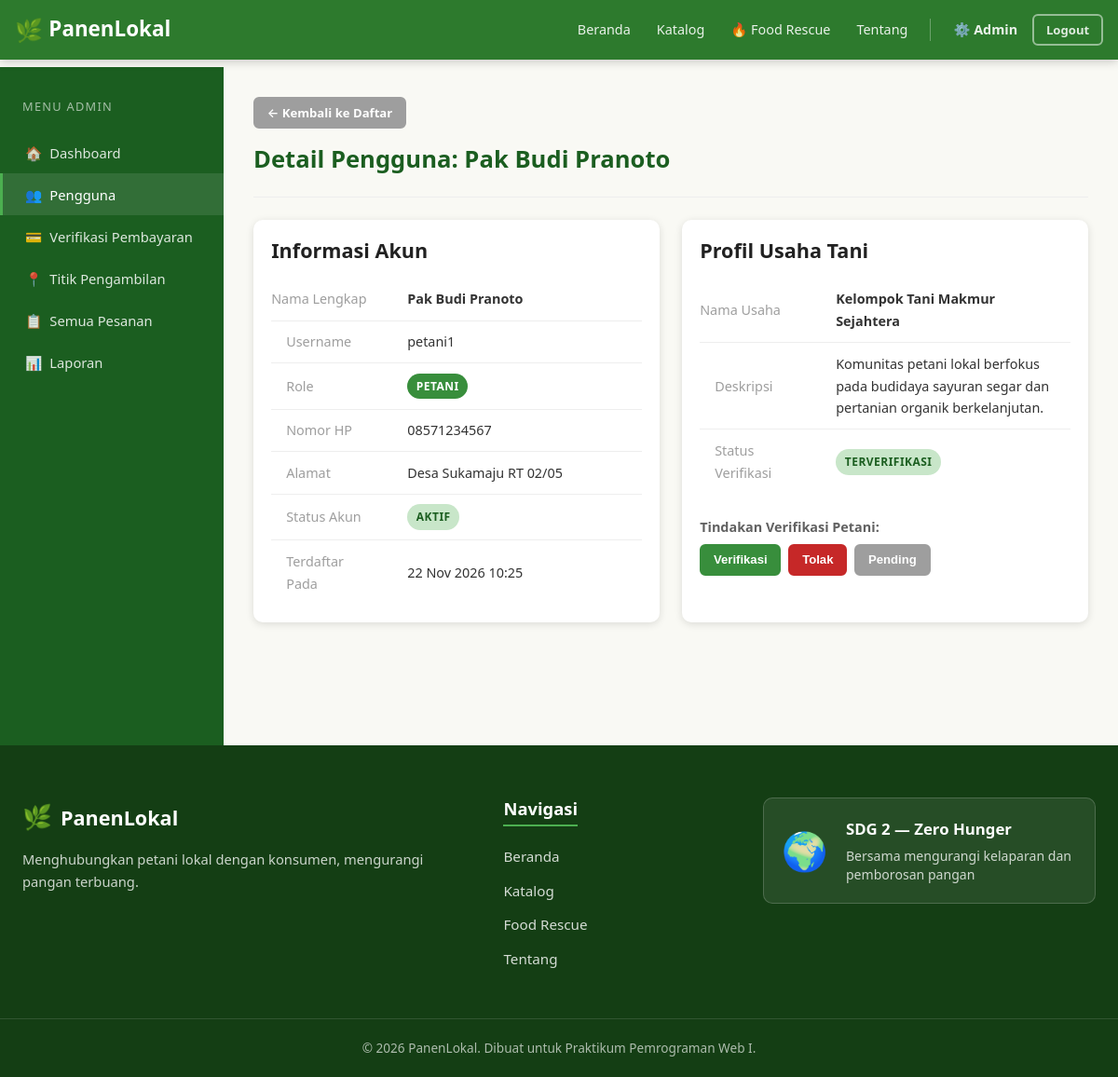
The page /admin/detail_pengguna.php?id=2 (signed in) on the database its author committed.
### tables this page shows
CREATE TABLE IF NOT EXISTS farmer_profiles (
    id BIGINT UNSIGNED AUTO_INCREMENT PRIMARY KEY,
    user_id BIGINT UNSIGNED NOT NULL UNIQUE,
    nama_usaha VARCHAR(120) NOT NULL,
    deskripsi TEXT NULL,
    status_verifikasi ENUM('menunggu','terverifikasi','ditolak') NOT NULL DEFAULT 'menunggu',
    created_at TIMESTAMP NOT NULL DEFAULT CURRENT_TIMESTAMP,
    CONSTRAINT fk_fp_user FOREIGN KEY (user_id) REFERENCES users(id) ON UPDATE CASCADE ON DELETE RESTRICT
);

CREATE TABLE IF NOT EXISTS users (
    id BIGINT UNSIGNED AUTO_INCREMENT PRIMARY KEY,
    nama_lengkap VARCHAR(100) NOT NULL,
    username VARCHAR(50) NOT NULL UNIQUE,
    password_hash VARCHAR(255) NOT NULL,
    role ENUM('admin','petani','pembeli') NOT NULL DEFAULT 'pembeli',
    no_hp VARCHAR(20) NULL,
    alamat TEXT NULL,
    status_akun ENUM('aktif','nonaktif') NOT NULL DEFAULT 'aktif',
    created_at TIMESTAMP NOT NULL DEFAULT CURRENT_TIMESTAMP,
    updated_at TIMESTAMP NOT NULL DEFAULT CURRENT_TIMESTAMP ON UPDATE CURRENT_TIMESTAMP
);

### includes/functions.php (called while the page is built, shortened)
<?php
function sanitize($str) {
    return htmlspecialchars((string)$str, ENT_QUOTES, 'UTF-8');
}
function format_tanggal($tanggal, $format = 'd M Y') {
    return date($format, strtotime($tanggal));
}
?>

### admin/detail_pengguna.php (the view, shortened to what this page needs)
<?php
require_once __DIR__ . '/../config/koneksi.php';
require_once __DIR__ . '/../includes/functions.php';
$id = (int)($_GET['id'] ?? 0);
$stmt = $conn->prepare("
    SELECT u.*, fp.nama_usaha, fp.deskripsi AS deskripsi_usaha, fp.status_verifikasi
    FROM users u
    LEFT JOIN farmer_profiles fp ON fp.user_id = u.id
    WHERE u.id = ?
");
$stmt->bind_param('i', $id);
$stmt->execute();
$user_data = $stmt->get_result()->fetch_assoc();
require_once __DIR__ . '/../includes/header.php';
require_once __DIR__ . '/../includes/navbar.php';
?>
<div class="dashboard-layout">
    <aside class="sidebar">
        <div class="sidebar-title">Menu Admin</div>
        <ul class="sidebar-menu">
            <li><a href="<?= BASE_URL ?>/admin/index.php"><span class="menu-icon">🏠</span>Dashboard</a></li>
            <li><a href="<?= BASE_URL ?>/admin/pengguna.php" class="active"><span class="menu-icon">👥</span>Pengguna</a></li>
            <li><a href="<?= BASE_URL ?>/admin/verifikasi_pembayaran.php"><span class="menu-icon">💳</span>Verifikasi Pembayaran</a></li>
            <li><a href="<?= BASE_URL ?>/admin/titik_pengambilan.php"><span class="menu-icon">📍</span>Titik Pengambilan</a></li>
            <li><a href="<?= BASE_URL ?>/admin/pesanan.php"><span class="menu-icon">📋</span>Semua Pesanan</a></li>
            <li><a href="<?= BASE_URL ?>/admin/laporan.php"><span class="menu-icon">📊</span>Laporan</a></li>
        </ul>
    </aside>
    <main class="dashboard-main">
        <div class="dashboard-header">
            <a href="<?= BASE_URL ?>/admin/pengguna.php" class="btn btn-secondary btn-sm mb-2">← Kembali ke Daftar</a>
            <h1>Detail Pengguna: <?= sanitize($user_data['nama_lengkap']) ?></h1>
        </div>
        <div class="grid grid-2">
            <div class="card card-body">
                <h3>Informasi Akun</h3>
                <table style="font-size:.9rem;" class="mt-2">
                    <tr><td class="text-muted" style="width:130px; padding:.3rem 0;">Nama Lengkap</td><td><strong><?= sanitize($user_data['nama_lengkap']) ?></strong></td></tr>
                    <tr><td class="text-muted">Username</td><td><?= sanitize($user_data['username']) ?></td></tr>
                    <tr><td class="text-muted">Role</td><td><span class="badge <?= $user_data['role']==='petani'?'badge-primary':'badge-info' ?>"><?= ucfirst($user_data['role']) ?></span></td></tr>
                    <tr><td class="text-muted">Nomor HP</td><td><?= sanitize($user_data['no_hp'] ?: '-') ?></td></tr>
                    <tr><td class="text-muted">Alamat</td><td><?= sanitize($user_data['alamat'] ?: '-') ?></td></tr>
                    <tr><td class="text-muted">Status Akun</td><td><span class="badge <?= $user_data['status_akun']==='aktif'?'badge-success':'badge-danger' ?>"><?= ucfirst($user_data['status_akun']) ?></span></td></tr>
                    <tr><td class="text-muted">Terdaftar Pada</td><td><?= format_tanggal($user_data['created_at'], 'd M Y H:i') ?></td></tr>
                </table>
            </div>
            <?php if ($user_data['role'] === 'petani'): ?>
            <div class="card card-body">
                <h3>Profil Usaha Tani</h3>
                <table style="font-size:.9rem;" class="mt-2">
                    <tr><td class="text-muted" style="width:130px; padding:.3rem 0;">Nama Usaha</td><td><strong><?= sanitize($user_data['nama_usaha'] ?: '-') ?></strong></td></tr>
                    <tr><td class="text-muted">Deskripsi</td><td><?= nl2br(sanitize($user_data['deskripsi_usaha'] ?: '-')) ?></td></tr>
                    <tr><td class="text-muted">Status Verifikasi</td><td>
                        <span class="badge <?= $user_data['status_verifikasi']==='terverifikasi'?'badge-success':($user_data['status_verifikasi']==='ditolak'?'badge-danger':'badge-warning') ?>">
                            <?= ucfirst($user_data['status_verifikasi'] ?? 'menunggu') ?>
                        </span>
                    </td></tr>
                </table>
                <form method="POST" class="mt-3">
                    <label class="form-label">Tindakan Verifikasi Petani:</label>
                    <div class="d-flex gap-1">
                        <button type="submit" name="verifikasi_petani" value="terverifikasi" class="btn btn-sm btn-success">Verifikasi</button>
                        <button type="submit" name="verifikasi_petani" value="ditolak" class="btn btn-sm btn-danger">Tolak</button>
                        <button type="submit" name="verifikasi_petani" value="menunggu" class="btn btn-sm btn-secondary">Pending</button>
                    </div>
                </form>
            </div>
            <?php endif; ?>
        </div>
    </main>
</div>
<?php require_once __DIR__ . '/../includes/footer.php'; ?>

### assets/css/style.css (style rules this page uses)
*, *::before, *::after { box-sizing: border-box; margin: 0; padding: 0; }
:root { --green-dark: #1b5e20; --green-main: #2d7a2d; --green-mid: #388e3c; --green-light: #4caf50; --green-pale: #c8e6c9; --green-bg: #f1f8f1; --orange: #f57c00; --orange-light: #ffe0b2; --red: #c62828; --red-light: #ffebee; --blue: #1565c0; --blue-light: #e3f2fd; --yellow: #f9a825; --yellow-light: #fff9c4; --cream: #f9f9f4; --white: #ffffff; --gray-100: #f5f5f5; --gray-200: #eeeeee; --gray-300: #e0e0e0; --gray-500: #9e9e9e; --gray-700: #616161; --gray-900: #212121; --text: #333333; --shadow: 0 2px 8px rgba(0,0,0,.12); --shadow-lg: 0 4px 20px rgba(0,0,0,.18); --radius: 10px; --radius-sm: 6px; --transition: .25s ease; }
html { font-size: 16px; scroll-behavior: smooth; }
body { font-family: 'Segoe UI', system-ui, -apple-system, sans-serif; color: var(--text); background: var(--cream); line-height: 1.65; min-height: 100vh; display: flex; flex-direction: column; }
a { color: var(--green-main); text-decoration: none; transition: color var(--transition); }
h1,h2,h3,h4,h5,h6 { font-weight: 700; line-height: 1.3; color: var(--gray-900); margin-bottom: .5rem; }
h1 { font-size: 2.2rem; }
h3 { font-size: 1.35rem; }
ul,ol { padding-left: 1.5rem; }
.btn { display: inline-block; padding: .55rem 1.2rem; border-radius: var(--radius-sm); font-size: .9rem; font-weight: 600; cursor: pointer; border: 2px solid transparent; transition: all var(--transition); text-align: center; text-decoration: none !important; line-height: 1.4; }
.btn-sm { padding: .35rem .8rem; font-size: .82rem; }
.btn-success { background: #388e3c; color: var(--white); border-color: #388e3c; }
.btn-danger { background: var(--red); color: var(--white); border-color: var(--red); }
.btn-secondary { background: var(--gray-500); color: var(--white); border-color: var(--gray-500); }
.form-label { display: block; margin-bottom: .4rem; font-weight: 600; font-size: .9rem; color: var(--gray-700); }
.card { background: var(--white); border-radius: var(--radius); box-shadow: var(--shadow); overflow: hidden; transition: transform var(--transition), box-shadow var(--transition); }
.card-body { padding: 1.2rem; }
.badge { display: inline-block; padding: .25rem .6rem; border-radius: 20px; font-size: .75rem; font-weight: 700; text-transform: uppercase; letter-spacing: .04em; }
.badge-success { background: var(--green-pale); color: var(--green-dark); }
.badge-primary { background: var(--green-mid); color: var(--white); }
table { width: 100%; border-collapse: collapse; font-size: .9rem; }
tbody td { padding: .65rem 1rem; border-bottom: 1px solid var(--gray-200); vertical-align: middle; }
tbody tr:last-child td { border-bottom: none; }
.dashboard-layout { display: flex; min-height: calc(100vh - 72px); }
.sidebar { width: 240px; flex-shrink: 0; background: var(--green-dark); color: var(--white); padding: 1.5rem 0; position: sticky; top: 72px; height: calc(100vh - 72px); overflow-y: auto; }
.sidebar-title { padding: .5rem 1.5rem 1rem; font-size: .8rem; text-transform: uppercase; letter-spacing: .1em; opacity: .6; }
.sidebar-menu { list-style: none; padding: 0; margin: 0; }
.sidebar-menu li a { display: block; padding: .65rem 1.5rem; color: rgba(255,255,255,.85); transition: background var(--transition); font-size: .92rem; text-decoration: none !important; border-left: 3px solid transparent; }
.sidebar-menu li a:hover, .sidebar-menu li a.active { background: rgba(255,255,255,.1); color: var(--white); border-left-color: var(--green-light); }
.sidebar-menu li a .menu-icon { margin-right: .5rem; }
.dashboard-main { flex: 1; padding: 2rem; min-width: 0; }
.dashboard-header { margin-bottom: 1.5rem; padding-bottom: 1rem; border-bottom: 1px solid var(--gray-200); }
.dashboard-header h1 { font-size: 1.6rem; color: var(--green-dark); }
.grid { display: grid; gap: 1.5rem; }
.grid-2 { grid-template-columns: repeat(2, 1fr); }
.text-muted { color: var(--gray-500); }
.mt-2 { margin-top: 1rem; }
.mt-3 { margin-top: 1.5rem; }
.mb-2 { margin-bottom: 1rem; }
.d-flex { display: flex; }
.gap-1 { gap: .5rem; }

### rows shown on the page
farmer_profiles: user.nama_lengkap "Pak Budi Pranoto", user.username "petani1", user.role "PETANI", user.no_hp "08571234567", user.alamat "Desa Sukamaju RT 02/05", user.status_akun "AKTIF", user.created_at "22 Nov 2026 10:25", nama_usaha "Kelompok Tani Makmur Sejahtera", deskripsi "Komunitas petani lokal berfokus pada budidaya sayuran segar dan pertanian organik berkelanjutan.", status_verifikasi "TERVERIFIKASI"
